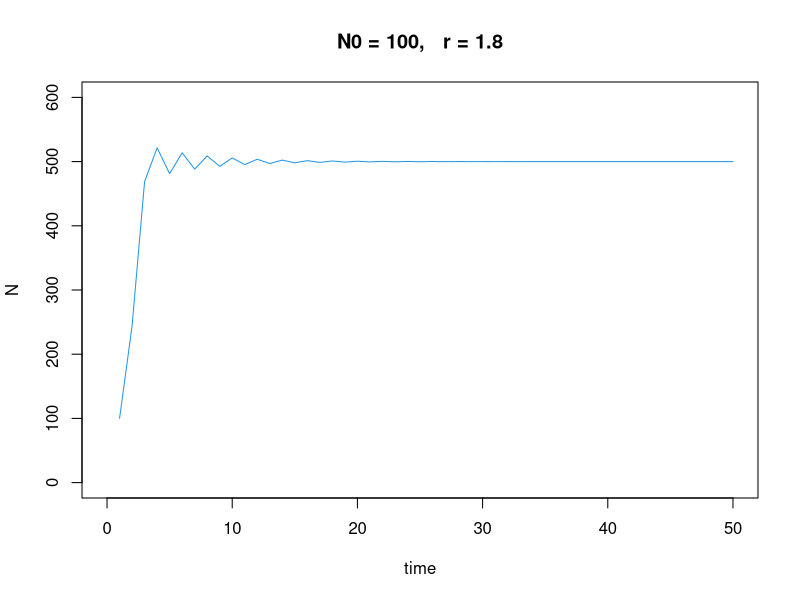
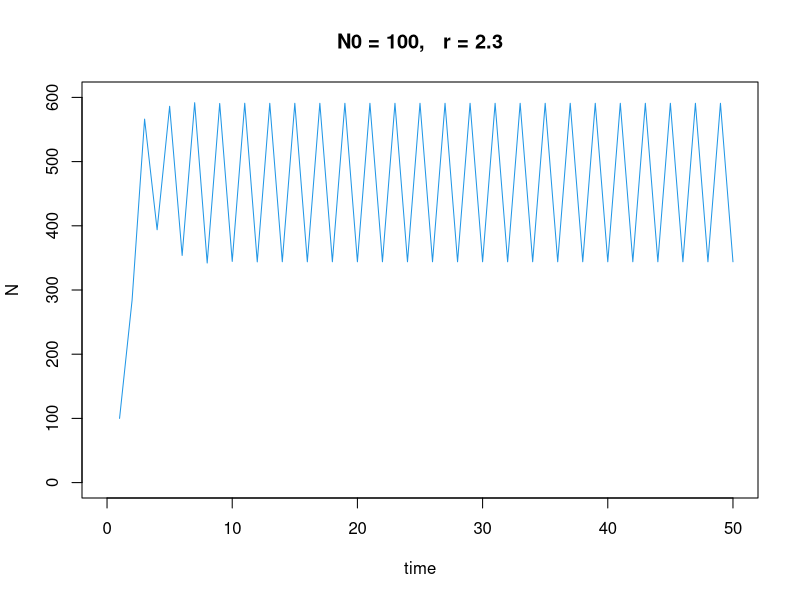
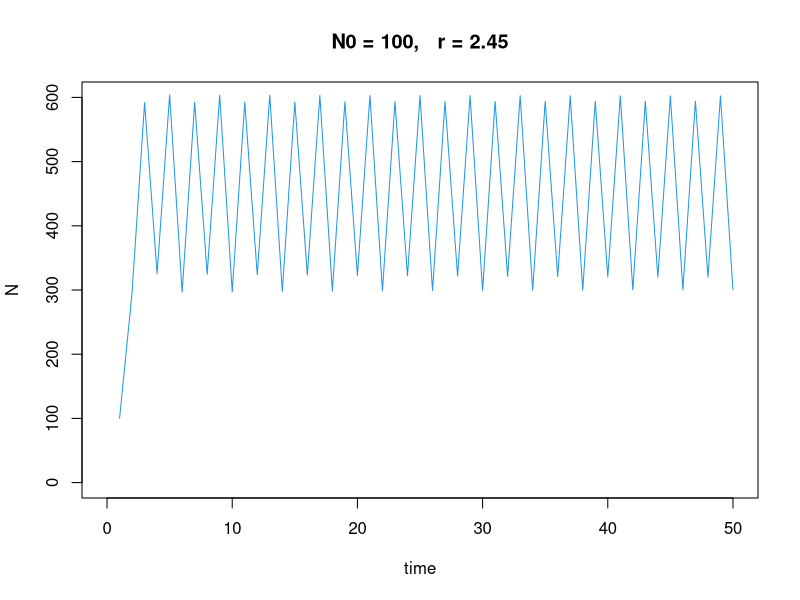
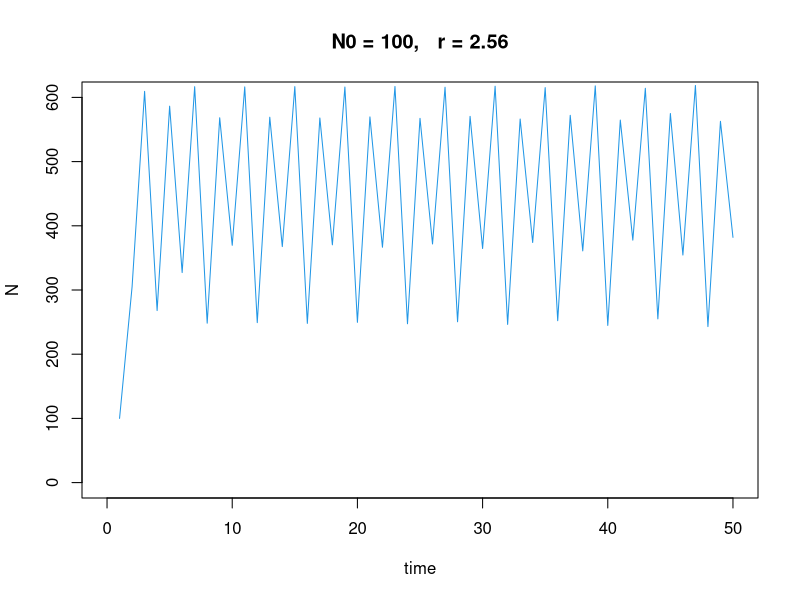
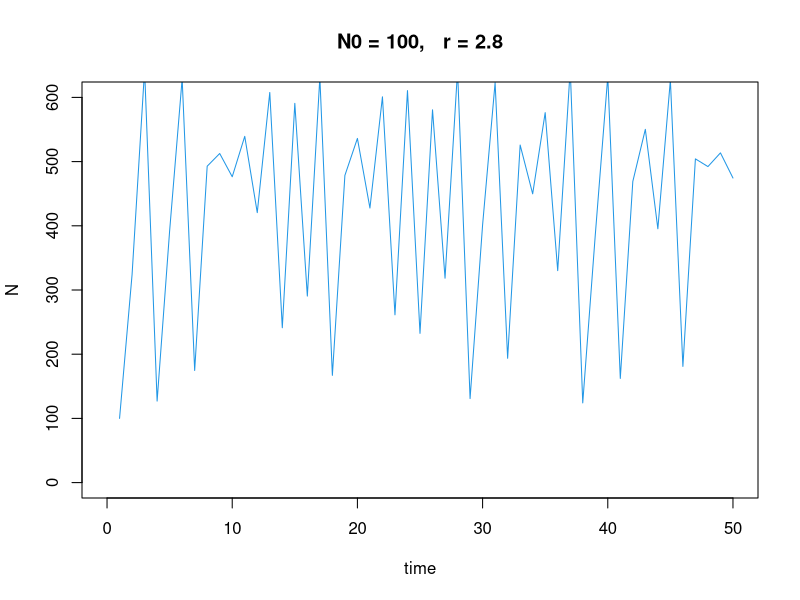
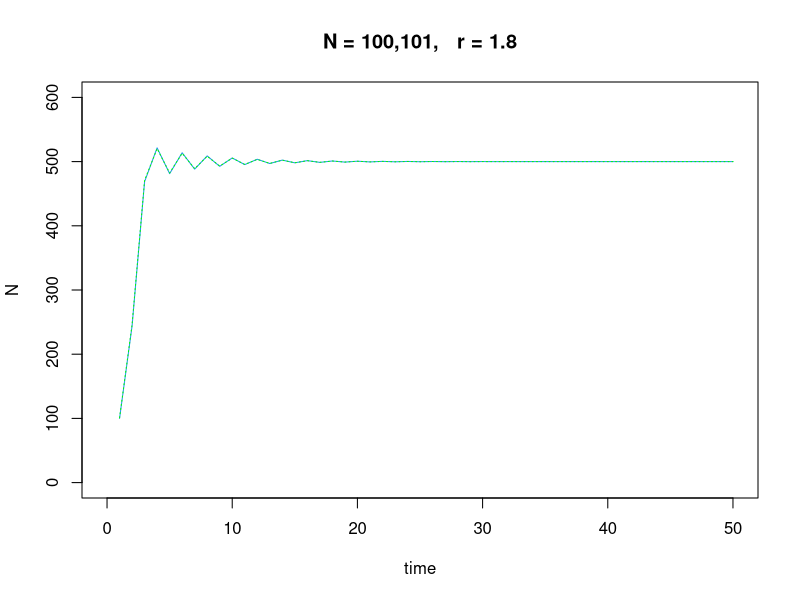
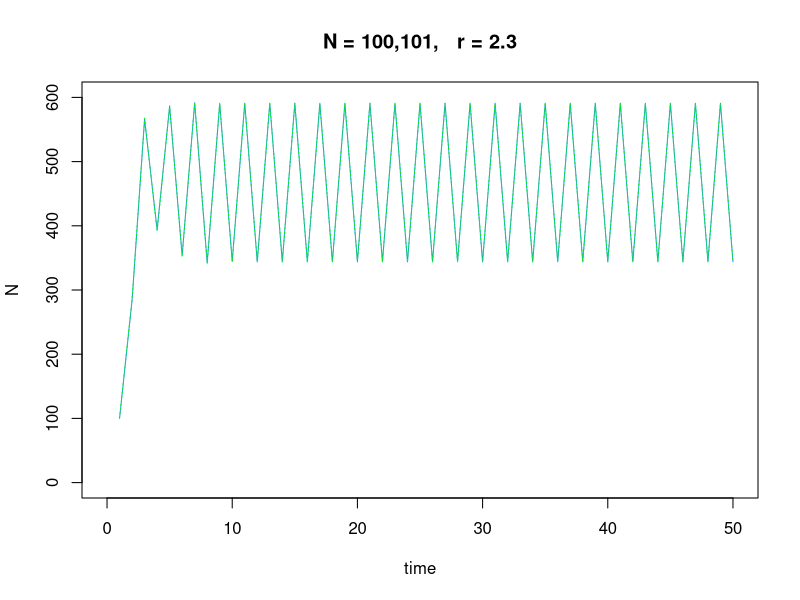
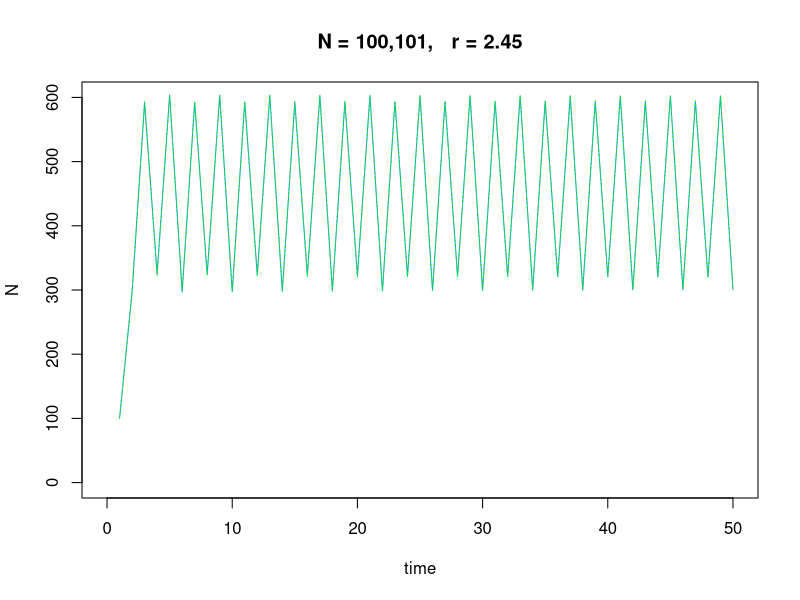

R code for these plots, in order:
## Homework 8
## Yu-Jen Lin
## B04B01036@ntu.edu.tw

## 1. Simulate Nt+1 = Nt + r*Nt*(1-Nt/K) using K=500, N0=100, r=1.8, 2.3, 2.45, 2.56, 2.8. 
## Compare the results
# N0 = 100
plot_simulation <- function(r,Nt1_1){
  
  Nt1 = c()
  Nt1[1] = Nt1_1
  K = 500
  time_series = 1:50
  
  for (i in 1:49){
    Nt1[i+1] = Nt1[i] + r*Nt1[i]*(1-Nt1[i]/K)
  }
  plot(time_series, Nt1, type="l", xlim=range(0:50), ylim=range(0:600), col=4, xlab="time", ylab="N", main=paste0("N0 = ", Nt1[1], ",   r = ", r)) 
}

## r = 1.8
## 1 state
plot_simulation(1.8, 100)
## r = 2.3
## 2 states
plot_simulation(2.3, 100)
## r = 2.45
## 4 states
plot_simulation(2.45, 100)
## r = 2.56
## 8 states
plot_simulation(2.56, 100)
## r = 2.8
## chaos
plot_simulation(2.8, 100)

#### --------------------------------------------------------------------------------------------------------------------------------------------------------

## 2. Try N0=101, and compare with q1
## N0 = 100 v.s. 101
plot_simulation_2 <- function(r,Nt1_1, Nt2_1){
  
  Nt1 = c()
  Nt2 = c()
  Nt1[1] = Nt1_1
  Nt2[1] = Nt2_1
  K = 500
  time_series = 1:50
  
  for (i in 1:49){
    Nt1[i+1] = Nt1[i] + r*Nt1[i]*(1-Nt1[i]/K)
    Nt2[i+1] = Nt2[i] + r*Nt2[i]*(1-Nt2[i]/K)
  }
  plot(time_series, Nt1, type="l", xlim=range(0:50), ylim=range(0:600),
       col=4, xlab="time", ylab="N", main=paste0("N = ", Nt1_1,",",Nt2_1, ",   r = ", r)) 
  lines(time_series, Nt2, col="green", lty = 3)
}

# N0 = 100 v.s. 101
## r = 1.8
## 1 state
plot_simulation_2(1.8, 100, 101)
## r = 2.3
## 2 states
plot_simulation_2(2.3, 100, 101)
## r = 2.45
## 4 states
plot_simulation_2(2.45, 100, 101)
## r = 2.56
## 8 states
plot_simulation_2(2.56, 100, 101)
## r = 2.8
## chaos (N=100 v.s. N=100 -> different chaos patterns)
plot_simulation_2(2.8, 100, 101)

#### --------------------------------------------------------------------------------------------------------------------------------------------------------

## 3. Plot time step 1 return map for r=1.8, 2.3, 2.45, 2.56, 2.8
plot_ReturnMap <- function(r){
  K = 500
  Nt = c()
  Nt[1] = 1
  for (i in 1:1000) {
    Nt[i+1] = Nt[i]+r*Nt[i]*(1-(Nt[i]/K))
    if(Nt[i+1]<=0){
      break }}
  # prepare for ploting
  s = 0:1000
  eq = function(x){x+r*x*(1-(x/K))}
  # Nt versus Nt+1
  plot(Nt[1:999], Nt[2:1000], type = "s" ,xlab = "Nt", ylab = "Nt+1",
       xlim = range(0:1000), ylim = range(0:1000), col="blue")
  par(new=T)
  plot(eq(1:1000), type='l', col="green", xaxt='n', yaxt='n', ann=FALSE,
       xlim = range(0:1000), ylim = range(0:1000))
  lines(s, s, col="red")
}

## r = 1.8
plot_ReturnMap(r=1.8)
## r = 2.3
plot_ReturnMap(r=2.3)
## r = 2.45
plot_ReturnMap(r=2.45)
## r = 2.56
plot_ReturnMap(r=2.56)
## r = 2.8
plot_ReturnMap(r=2.8)

#### --------------------------------------------------------------------------------------------------------------------------------------------------------

## 4. Make bifurcation diagram
K = 500
r_range = seq(1.8, 3, by = 0.01)
time_series = 1:600
Nt = 100
for(r in r_range){
  
  Nt_1 = c()
  for (i in time_series){
    Nt_1[i] = Nt + r*Nt*(1-Nt/K)
    Nt = Nt_1[i]
  }
  
  r_vector = c()
  r_vector[1:100] = r
  plot(r_vector, Nt_1[501:600], xlim=range(1.8:3), pch=16,cex=.2,
       xaxt='n', yaxt='n', ann=FALSE)
  par(new=T)
}
plot(r_vector, Nt_1[501:600], xlim=range(1.8:3), pch=16,cex=.2,
     xlab='Intrisic growth rate, r', ylab='Population size') # plot the last screen again to get the axes
